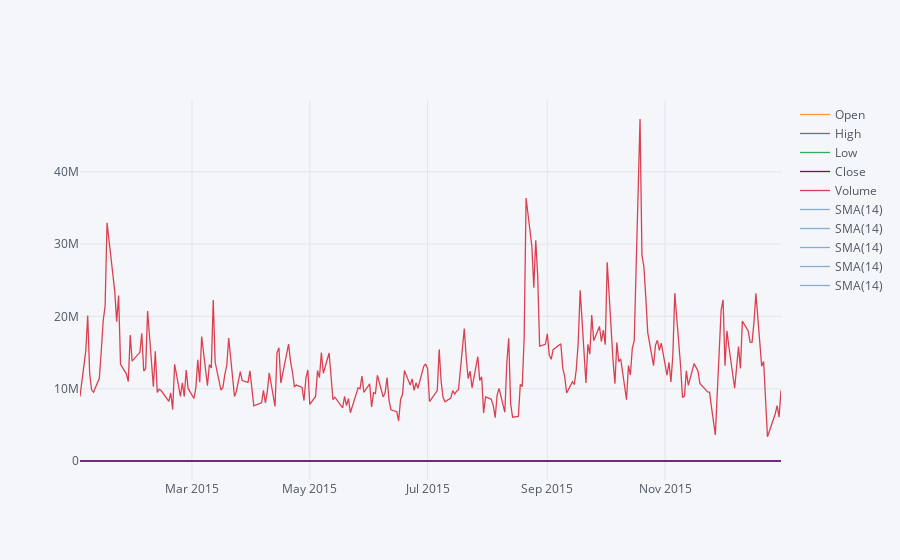

Notebook code for this chart:
### Markdown cell above
**Use .ta_plot(study='sma') to create a Simple Moving Averages plot of Morgan Stanley for the year 2015.**

### Code cell
MS['2015-01-01':'2016-01-01'].ta_plot(study='sma',title='Simple Moving Averages plot of Morgan Stanley')

### Figure 1 — Plotly figure (JSON) as saved in the notebook; plotly's stock layout.template omitted (floating-point values rounded to 4 significant figures; data arrays with more than 128 entries replaced by an {"elided": "..."} marker saying what was removed)
{"data": [{"line": {"color": "rgba(255, 153, 51, 1.0)", "dash": "solid", "shape": "linear", "width": 1.3}, "mode": "lines", "name": "Open", "text": "", "type": "scatter", "x": {"elided": "252 str values"}, "y": {"elided": "252 float values"}}, {"line": {"color": "rgba(55, 128, 191, 1.0)", "dash": "solid", "shape": "linear", "width": 1.3}, "mode": "lines", "name": "High", "text": "", "type": "scatter", "x": {"elided": "252 str values"}, "y": {"elided": "252 float values"}}, {"line": {"color": "rgba(50, 171, 96, 1.0)", "dash": "solid", "shape": "linear", "width": 1.3}, "mode": "lines", "name": "Low", "text": "", "type": "scatter", "x": {"elided": "252 str values"}, "y": {"elided": "252 float values"}}, {"line": {"color": "rgba(128, 0, 128, 1.0)", "dash": "solid", "shape": "linear", "width": 1.3}, "mode": "lines", "name": "Close", "text": "", "type": "scatter", "x": {"elided": "252 str values"}, "y": {"elided": "252 float values"}}, {"line": {"color": "rgba(219, 64, 82, 1.0)", "dash": "solid", "shape": "linear", "width": 1.3}, "mode": "lines", "name": "Volume", "text": "", "type": "scatter", "x": {"elided": "252 str values"}, "y": {"elided": "252 float values"}}, {"line": {"color": "rgba(55, 128, 191, 0.5999999999999999)", "dash": "solid", "shape": "linear", "width": 1.3}, "mode": "lines", "name": "SMA(14)", "text": "", "type": "scatter", "x": {"elided": "252 str values"}, "y": {"elided": "252x5 mixed values"}}, {"line": {"color": "rgba(55, 128, 191, 0.5999999999999999)", "dash": "solid", "shape": "linear", "width": 1.3}, "mode": "lines", "name": "SMA(14)", "text": "", "type": "scatter", "x": {"elided": "252 str values"}, "y": {"elided": "252x5 mixed values"}}, {"line": {"color": "rgba(55, 128, 191, 0.5999999999999999)", "dash": "solid", "shape": "linear", "width": 1.3}, "mode": "lines", "name": "SMA(14)", "text": "", "type": "scatter", "x": {"elided": "252 str values"}, "y": {"elided": "252x5 mixed values"}}, {"line": {"color": "rgba(55, 128, 191, 0.5999999999999999)", "dash": "solid", "shape": "linear", "width": 1.3}, "mode": "lines", "name": "SMA(14)", "text": "", "type": "scatter", "x": {"elided": "252 str values"}, "y": {"elided": "252x5 mixed values"}}, {"line": {"color": "rgba(55, 128, 191, 0.5999999999999999)", "dash": "solid", "shape": "linear", "width": 1.3}, "mode": "lines", "name": "SMA(14)", "text": "", "type": "scatter", "x": {"elided": "252 str values"}, "y": {"elided": "252x5 mixed values"}}], "layout": {"legend": {"bgcolor": "#F5F6F9", "font": {"color": "#4D5663"}}, "paper_bgcolor": "#F5F6F9", "plot_bgcolor": "#F5F6F9", "title": {"font": {"color": "#4D5663"}}, "xaxis": {"gridcolor": "#E1E5ED", "showgrid": true, "tickfont": {"color": "#4D5663"}, "title": {"font": {"color": "#4D5663"}, "text": ""}, "zerolinecolor": "#E1E5ED"}, "yaxis": {"gridcolor": "#E1E5ED", "showgrid": true, "tickfont": {"color": "#4D5663"}, "title": {"font": {"color": "#4D5663"}, "text": ""}, "zerolinecolor": "#E1E5ED"}}}
